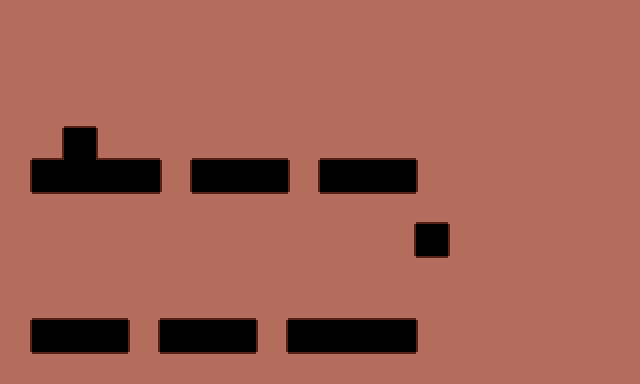

Tiled map render using the project's own tile images. Description and the map definition, with tile-layer contents summarised, below:
An orthogonal 20x12 tile map with 32x32 px tiles, 1 tile layer (Tile Layer 1).

<map version="1.0" orientation="orthogonal" width="20" height="12" tilewidth="32" tileheight="32">
 <tileset firstgid="1" name="sprite" tilewidth="32" tileheight="32">
  <image source="../img/sprite.png" trans="ffffff" width="320" height="640" />
 </tileset>
 <layer name="Tile Layer 1" width="20" height="12">
  <data>[240 cells, 218 non-empty, 8 distinct tile ids]</data>
 </layer>
</map>
